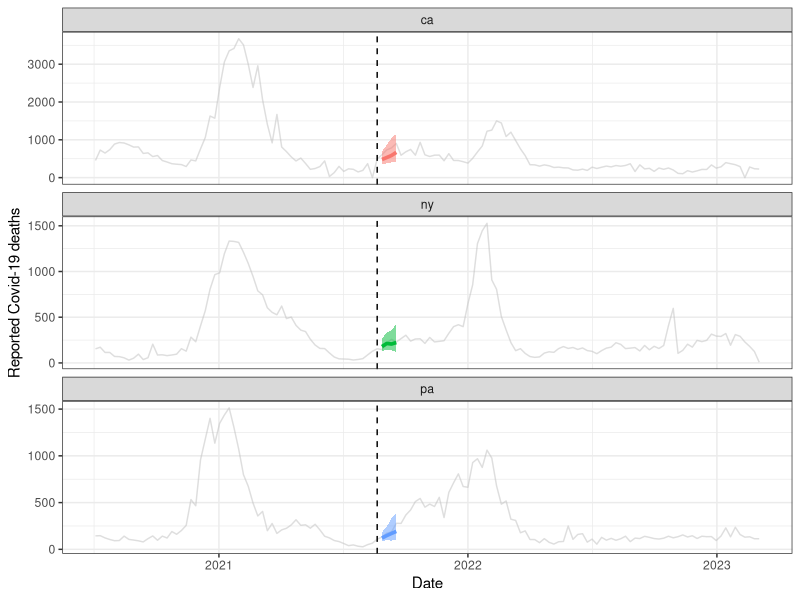

Reproduce this figure in R.
## ---- chunk 1
knitr::opts_chunk$set(cache = TRUE, autodep = TRUE, cache.comments = TRUE)
## ---- chunk 2
library(tidyverse)

cases_deaths = read.csv("cases_deaths.csv")
forecasts = read.csv("forecasts.csv")
cases_deaths = cases_deaths |> mutate(date = as.Date(date))
forecasts = forecasts |> mutate(target_date = as.Date(target_date))

fc_date = as.Date("2021-08-21")
states = c("ca", "ny", "pa")

ggplot() +
  geom_line(
    data = cases_deaths |> filter(geo_value %in%states), 
    aes(x = date, y = deaths), color = "gray", alpha = 0.5) + 
  geom_vline(xintercept = fc_date, linetype = 2) +
  geom_ribbon(
    data = forecasts |> filter(geo_value %in% states) |>
      mutate(forecast_date = target_date - ahead * 7) |>
      filter(forecast_date == fc_date), 
    aes(x = target_date, ymin = forecast_0.1, ymax = forecast_0.9,
        fill = geo_value), alpha = 0.5) +
  geom_line(
    data = forecasts |> filter(geo_value %in% states) |>
      mutate(forecast_date = target_date - ahead * 7) |>
      filter(forecast_date == fc_date), 
    aes(x = target_date, y = forecast_0.5, color = geo_value), 
    linewidth = 1.25) +
  facet_wrap(vars(geo_value), scales = "free_y", ncol = 1) +
  labs(x = "Date", y = "Reported Covid-19 deaths") + 
  theme_bw() + theme(legend.position = "none")
## ---- chunk 3
# CODE GOES HERE
## ---- chunk 4
# CODE GOES HERE
## ---- chunk 5
# CODE GOES HERE
## ---- chunk 6
# CODE GOES HERE
## ---- chunk 7
# CODE GOES HERE
## ---- chunk 8
# CODE GOES HERE
## ---- chunk 9
# CODE GOES HERE
## ---- chunk 10
# CODE GOES HERE
## ---- chunk 11
# CODE GOES HERE
## ---- chunk 12
# CODE GOES HERE
## ---- chunk 13
# CODE GOES HERE
## ---- chunk 14
# CODE GOES HERE
## ---- chunk 15
# CODE GOES HERE
## ---- chunk 16
# CODE GOES HERE
